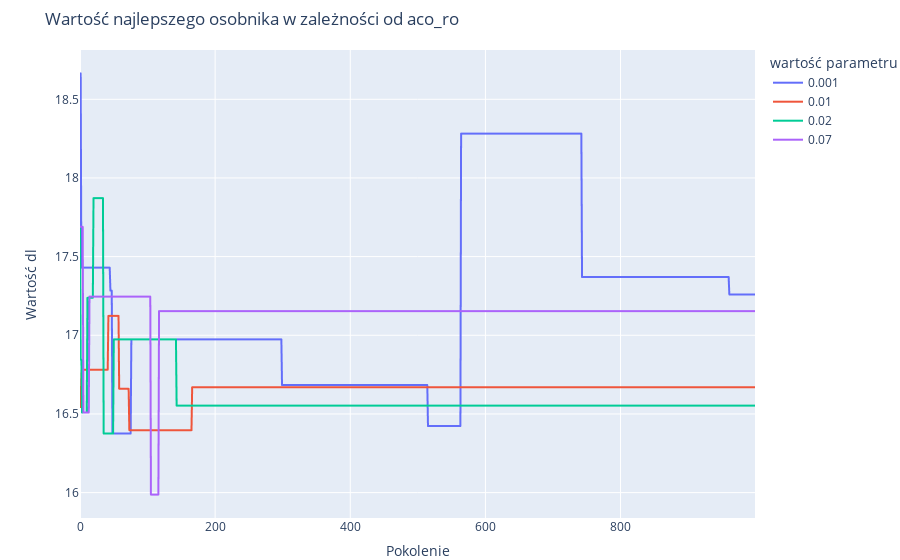

Here is the notebook cell this chart was saved with:
### Markdown cell above
### Porównanie

### Code cell
fig = px.line(df_aco_ro, x='generacja', y='najlepsza wartość', color='wartość parametru',
             title='Wartość najlepszego osobnika w zależności od aco_ro')
fig.update_yaxes(title_text='Wartość dl')
fig.update_xaxes(title_text='Pokolenie')
fig.update_layout(margin=dict(t=50, b=0, r=30), legend_orientation='v')

print(fig.layout.title)
fig.show()
fig.write_image('fig.svg', width=1000)

### Figure 1 — Plotly figure (JSON) as saved in the notebook; plotly's stock layout.template omitted (floating-point values rounded to 4 significant figures; data arrays with more than 128 entries replaced by an {"elided": "..."} marker saying what was removed)
{"data": [{"hovertemplate": "wartość parametru=0.001<br>generacja=%{x}<br>najlepsza wartość=%{y}<extra></extra>", "legendgroup": "0.001", "line": {"color": "#636efa", "dash": "solid"}, "mode": "lines", "name": "0.001", "showlegend": true, "type": "scattergl", "x": {"elided": "1000 int values"}, "xaxis": "x", "y": {"elided": "1000 float values"}, "yaxis": "y"}, {"hovertemplate": "wartość parametru=0.01<br>generacja=%{x}<br>najlepsza wartość=%{y}<extra></extra>", "legendgroup": "0.01", "line": {"color": "#EF553B", "dash": "solid"}, "mode": "lines", "name": "0.01", "showlegend": true, "type": "scattergl", "x": {"elided": "1000 int values"}, "xaxis": "x", "y": {"elided": "1000 float values"}, "yaxis": "y"}, {"hovertemplate": "wartość parametru=0.02<br>generacja=%{x}<br>najlepsza wartość=%{y}<extra></extra>", "legendgroup": "0.02", "line": {"color": "#00cc96", "dash": "solid"}, "mode": "lines", "name": "0.02", "showlegend": true, "type": "scattergl", "x": {"elided": "1000 int values"}, "xaxis": "x", "y": {"elided": "1000 float values"}, "yaxis": "y"}, {"hovertemplate": "wartość parametru=0.07<br>generacja=%{x}<br>najlepsza wartość=%{y}<extra></extra>", "legendgroup": "0.07", "line": {"color": "#ab63fa", "dash": "solid"}, "mode": "lines", "name": "0.07", "showlegend": true, "type": "scattergl", "x": {"elided": "1000 int values"}, "xaxis": "x", "y": {"elided": "1000 float values"}, "yaxis": "y"}], "layout": {"legend": {"orientation": "v", "title": {"text": "wartość parametru"}, "tracegroupgap": 0}, "margin": {"b": 0, "r": 30, "t": 50}, "title": {"text": "Wartość najlepszego osobnika w zależności od aco_ro"}, "xaxis": {"anchor": "y", "domain": [0, 1], "title": {"text": "Pokolenie"}}, "yaxis": {"anchor": "x", "domain": [0, 1], "title": {"text": "Wartość dl"}}}}
